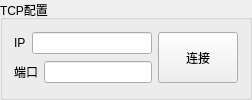
       <widget class="QGroupBox" name="groupBox_7">
        <property name="title">
         <string>TCP配置</string>
        </property>
        <layout class="QGridLayout" name="gridLayout_4">
         <item row="0" column="0">
          <layout class="QHBoxLayout" name="horizontalLayout_12">
           <item>
            <widget class="QLabel" name="label_11">
             <property name="text">
              <string>IP</string>
             </property>
            </widget>
           </item>
           <item>
            <widget class="QLineEdit" name="TCPIplineEdit"/>
           </item>
          </layout>
         </item>
         <item row="0" column="1" rowspan="2">
          <widget class="QPushButton" name="TCPConnectpushButton">
           <property name="sizePolicy">
            <sizepolicy hsizetype="Minimum" vsizetype="Preferred">
             <horstretch>0</horstretch>
             <verstretch>0</verstretch>
            </sizepolicy>
           </property>
           <property name="text">
            <string>连接</string>
           </property>
          </widget>
         </item>
         <item row="1" column="0">
          <layout class="QHBoxLayout" name="horizontalLayout_13">
           <item>
            <widget class="QLabel" name="label_12">
             <property name="text">
              <string>端口</string>
             </property>
            </widget>
           </item>
           <item>
            <widget class="QLineEdit" name="TCPPortlineEdit"/>
           </item>
          </layout>
         </item>
        </layout>
       </widget>
